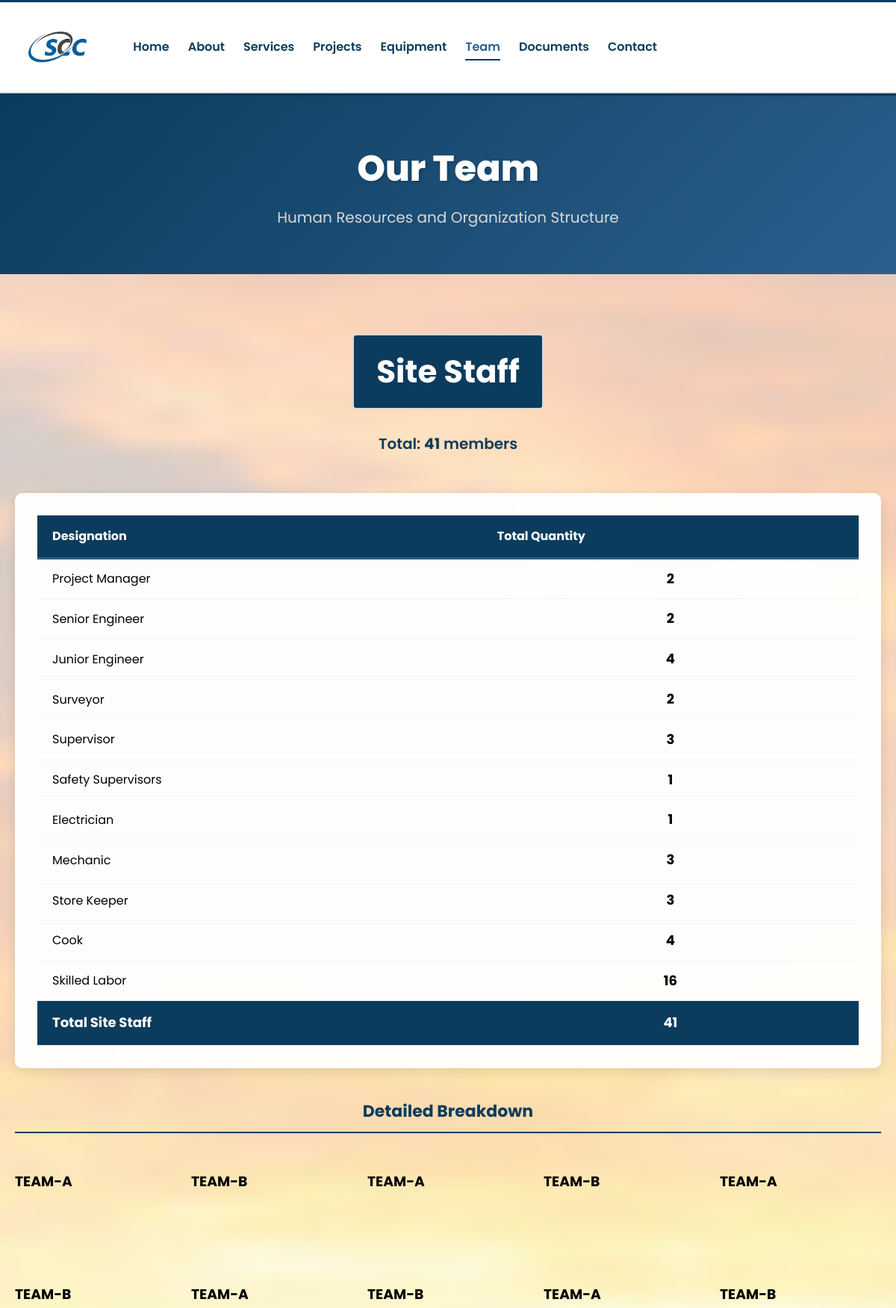
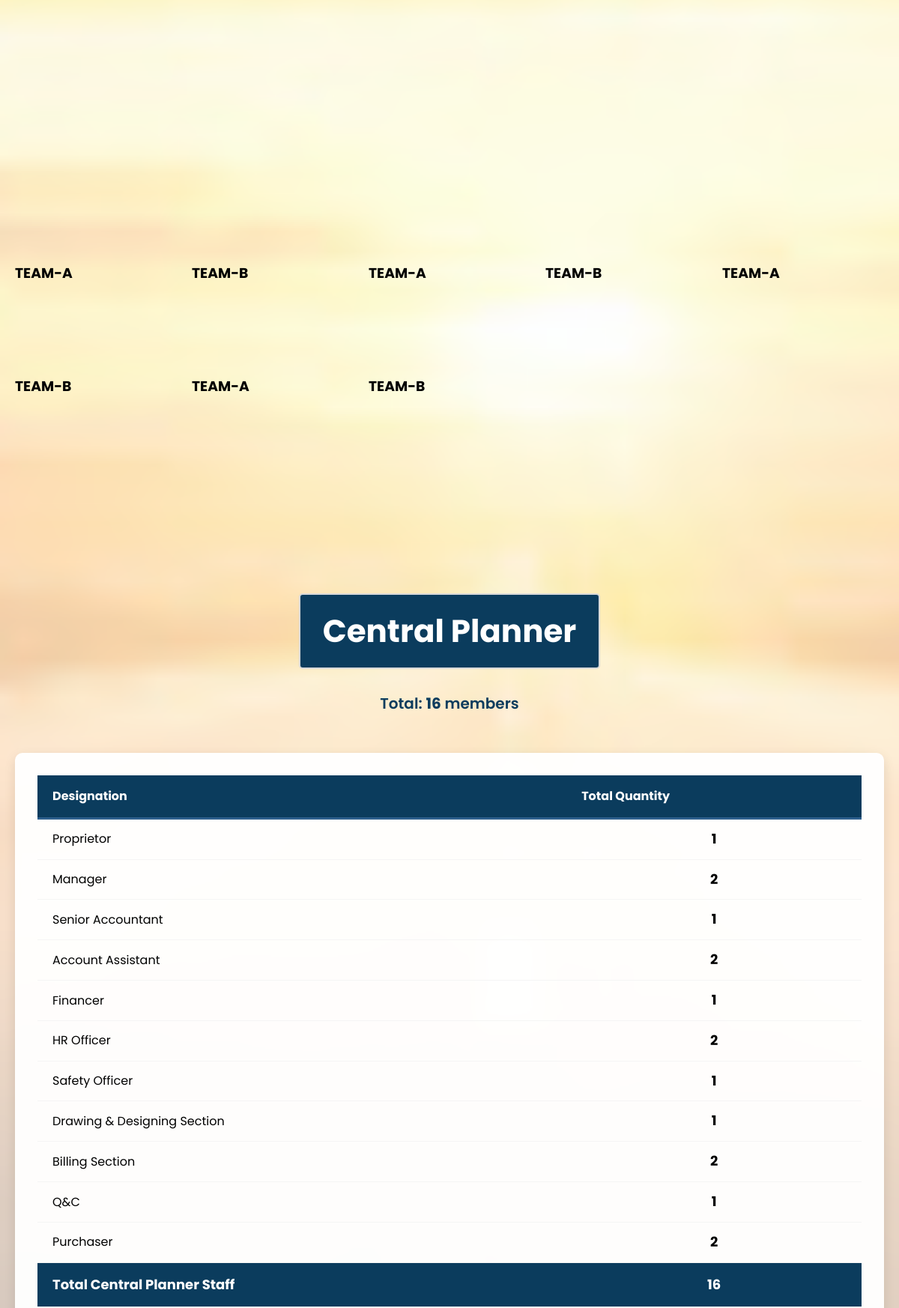
Page /team/ (upper part) on the committed database (2 pictures, top to bottom).
### shivam/models.py (models this page shows, shortened)
class Staff(models.Model):
    STAFF_TYPES = [
        ('site', 'Site Staff'),
        ('central', 'Central Planner'),
    ]
    name = models.CharField(max_length=200, blank=True)
    designation = models.CharField(max_length=200)
    staff_type = models.CharField(max_length=20, choices=STAFF_TYPES)
    team = models.CharField(max_length=50, blank=True)
    quantity = models.IntegerField(default=1)
    order = models.IntegerField(default=0)
    class Meta:
        ordering = ['staff_type', 'order']
        verbose_name_plural = "Staff"

### shivam/views.py (the view)
# urls.py: path('team/', views.team, name='team'),
def team(request):
    staff = Staff.objects.all()
    company = CompanyInfo.objects.first()
    site_staff = staff.filter(staff_type='site')
    central_staff = staff.filter(staff_type='central')
    site_staff_total = sum(item.quantity for item in site_staff)
    central_staff_total = sum(item.quantity for item in central_staff)
    grand_total = site_staff_total + central_staff_total
    site_staff_summary = {}
    for item in site_staff:
        designation = item.designation
        if designation not in site_staff_summary:
            site_staff_summary[designation] = 0
        site_staff_summary[designation] += item.quantity
    central_staff_summary = {}
    for item in central_staff:
        designation = item.designation
        if designation not in central_staff_summary:
            central_staff_summary[designation] = 0
        central_staff_summary[designation] += item.quantity
    context = {
        'site_staff': site_staff,
        'central_staff': central_staff,
        'site_staff_summary': site_staff_summary,
        'central_staff_summary': central_staff_summary,
        'site_staff_total': site_staff_total,
        'central_staff_total': central_staff_total,
        'grand_total': grand_total,
        'company': company,
    }
    return render(request, 'shivam/team.html', context)

### templates/shivam/team.html (shortened to what this page needs)
{% extends 'shivam/base.html' %}
{% load static %}
{% block content %}
<section class="page-header">
    <div class="container">
        <h1>Our Team</h1>
        <p class="subtitle">Human Resources and Organization Structure</p>
    </div>
</section>
<section class="section team-section page-background" {% if company.team_bg %}style="background-image: url('{{ company.team_bg.url }}');"{% elif company.hero_image %}style="background-image: url('{{ company.hero_image.url }}');"{% else %}style="background-image: url('{% static "images/team-bg.jpg" %}');"{% endif %}>
    <div class="container">
        <div class="section-header">
            <h2 class="section-title">Site Staff</h2>
            <p class="section-total">Total: <strong>{{ site_staff_total }}</strong> members</p>
        </div>
        <div class="staff-summary-table-wrapper">
            <table class="staff-summary-table">
                <thead>
                    <tr>
                        <th>Designation</th>
                        <th>Total Quantity</th>
                    </tr>
                </thead>
                <tbody>
                    {% for designation, quantity in site_staff_summary.items %}
                    <tr>
                        <td>{{ designation }}</td>
                        <td class="quantity-cell"><strong>{{ quantity }}</strong></td>
                    </tr>
                    {% endfor %}
                    <tr class="total-row">
                        <td><strong>Total Site Staff</strong></td>
                        <td class="quantity-cell"><strong>{{ site_staff_total }}</strong></td>
                    </tr>
                </tbody>
            </table>
        </div>
        <div class="section-header">
            <h3 class="subsection-title">Detailed Breakdown</h3>
        </div>
        {% if site_staff %}
        <div class="staff-grid">
            {% regroup site_staff by team as staff_by_team %}
            {% for team_group in staff_by_team %}
            <div class="team-group">
                <h3 class="team-name">{{ team_group.grouper|default:"General" }}</h3>
                <div class="staff-list">
                </div>
            </div>
            {% endfor %}
        </div>
        {% endif %}
    </div>
</section>
<section class="section team-section page-background" {% if company.team_bg %}style="background-image: url('{{ company.team_bg.url }}');"{% elif company.hero_image %}style="background-image: url('{{ company.hero_image.url }}');"{% else %}style="background-image: url('{% static "images/team-bg.jpg" %}');"{% endif %}>
    <div class="container">
        <div class="section-header">
            <h2 class="section-title">Central Planner</h2>
            <p class="section-total">Total: <strong>{{ central_staff_total }}</strong> members</p>
        </div>
        <div class="staff-summary-table-wrapper">
            <table class="staff-summary-table">
                <thead>
                    <tr>
                        <th>Designation</th>
                        <th>Total Quantity</th>
                    </tr>
                </thead>
                <tbody>
                    {% for designation, quantity in central_staff_summary.items %}
                    <tr>
                        <td>{{ designation }}</td>
                        <td class="quantity-cell"><strong>{{ quantity }}</strong></td>
                    </tr>
                    {% endfor %}
                    <tr class="total-row">
                        <td><strong>Total Central Planner Staff</strong></td>
                        <td class="quantity-cell"><strong>{{ central_staff_total }}</strong></td>
                    </tr>
                </tbody>
            </table>
        </div>
    </div>
</section>
{% endblock %}

### static/css/style.css (style rules this page uses)
* { margin: 0; padding: 0; box-sizing: border-box; }
:root { --primary-blue: #0B3C5D; --secondary-blue: #1E90FF; --accent-blue: #2C5F8D; --primary-grey: #D9D9D9; --dark-grey: #666666; --charcoal-grey: #2C2C2C; --white: #FFFFFF; --black: #000000; --light-gray: #F5F5F5; --primary-yellow: #FFD700; --primary-red: #DC143C; --light-blue: #87CEEB; --dark-blue: #0B3C5D; --gray: #666666; }
body { font-family: 'Poppins', sans-serif; line-height: 1.6; color: var(--black); background-color: var(--white); -webkit-font-smoothing: antialiased; -moz-osx-font-smoothing: grayscale; }
.container { max-width: 1200px; margin: 0 auto; padding: 0 20px; }
.section { padding: 80px 0; }
.section-header { text-align: center; margin-bottom: 50px; }
.section-title { font-size: 42px; font-weight: 700; color: var(--white); background: var(--primary-blue); padding: 15px 30px; display: inline-block; border-radius: 5px; margin-bottom: 20px; border: 2px solid var(--primary-grey); }
.page-header { background: linear-gradient(135deg, var(--primary-blue) 0%, var(--accent-blue) 100%); padding: 60px 0; text-align: center; border-top: 3px solid var(--primary-blue); }
.page-header h1 { font-size: 48px; font-weight: 800; color: var(--white); margin-bottom: 10px; text-shadow: 2px 2px 4px rgba(0,0,0,0.2); }
.page-header .subtitle { font-size: 20px; color: var(--primary-grey); }
.team-section { background: var(--white); }
.staff-grid { display: grid; grid-template-columns: repeat(auto-fill, minmax(200px, 1fr)); gap: 20px; }
.staff-summary-table-wrapper { background: rgba(255, 255, 255, 0.95); backdrop-filter: blur(2px); border-radius: 10px; padding: 30px; margin-bottom: 40px; box-shadow: 0 5px 15px rgba(0,0,0,0.1); overflow-x: auto; }
.staff-summary-table { width: 100%; border-collapse: collapse; min-width: 400px; }
.staff-summary-table thead { background: var(--primary-blue); }
.staff-summary-table th { padding: 15px 20px; text-align: left; font-weight: 700; color: var(--white); border-bottom: 3px solid var(--accent-blue); }
.staff-summary-table td { padding: 12px 20px; border-bottom: 1px solid var(--light-gray); color: var(--black); }
.staff-summary-table tbody tr:last-child { border-bottom: none; }
.quantity-cell { text-align: center; font-size: 18px; color: var(--primary-blue); font-weight: 700; }
.total-row { background: var(--primary-blue); color: var(--white); font-weight: 700; }
.total-row td { color: var(--white); }
.total-row td { padding: 15px 20px; font-size: 18px; }
.section-total { font-size: 20px; color: var(--primary-blue); margin-top: 10px; font-weight: 600; }
.subsection-title { font-size: 22px; color: var(--primary-blue); margin-bottom: 20px; padding-bottom: 10px; border-bottom: 2px solid var(--primary-blue); }
.page-background { position: relative; background-size: cover; background-position: center; background-attachment: fixed; background-repeat: no-repeat; min-height: 100vh; }
.page-background .container { position: relative; z-index: 1; }
.page-background .section-header, .page-background .section-title { position: relative; z-index: 1; }
@media (min-width: 1200px) { .container { max-width: 1400px; } }
html, body { overflow-x: hidden; width: 100%; }
* { -webkit-overflow-scrolling: touch; }

### rows in the picture
Staff: site_staff_summary "Project Manager", grouper "TEAM-A"
Staff: site_staff_summary "Senior Engineer", grouper "TEAM-A"
Staff: site_staff_summary "Junior Engineer", grouper "TEAM-A"
Staff: site_staff_summary "Surveyor", grouper "TEAM-A"
Staff: site_staff_summary "Supervisor", grouper "TEAM-A"
Staff: site_staff_summary "Safety Supervisors"
Staff: site_staff_summary "Electrician"
Staff: site_staff_summary "Mechanic", grouper "TEAM-A"
Staff: site_staff_summary "Store Keeper", grouper "TEAM-A"
Staff: site_staff_summary "Cook", grouper "TEAM-A"
Staff: site_staff_summary "Skilled Labor", grouper "TEAM-A"
Staff: grouper "TEAM-B"
Staff: grouper "TEAM-B"
Staff: grouper "TEAM-B"
Staff: grouper "TEAM-B"
Staff: grouper "TEAM-B"
Staff: grouper "TEAM-B"
Staff: grouper "TEAM-B"
Staff: grouper "TEAM-B"
Staff: grouper "TEAM-B"
Staff: central_staff_summary "Proprietor"
Staff: central_staff_summary "Manager"
Staff: central_staff_summary "Senior Accountant"
Staff: central_staff_summary "Account Assistant"
Staff: central_staff_summary "Financer"
Staff: central_staff_summary "HR Officer"
Staff: central_staff_summary "Safety Officer"
Staff: central_staff_summary "Drawing & Designing Section"
Staff: central_staff_summary "Billing Section"
Staff: central_staff_summary "Q&C"
Staff: central_staff_summary "Purchaser"

### other values in the picture
{{ site_staff_total }} "41"
{{ quantity }} "2" "2" "4" "2" "3" "1" "1" "3" "3" "4" "16"
{{ central_staff_total }} "16"
{{ quantity }} "1" "2" "1" "2" "1" "2" "1" "1" "2" "1" "2"
